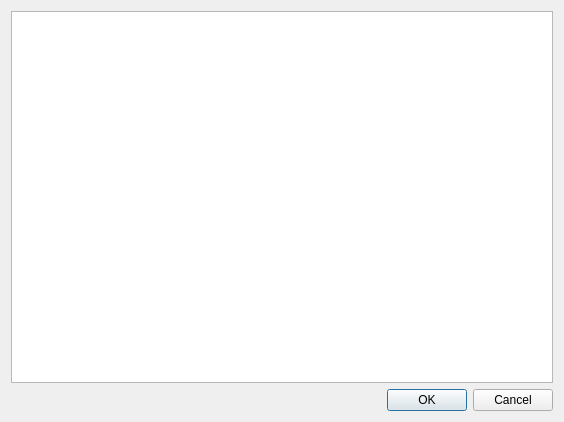
<?xml version="1.0" encoding="UTF-8"?>
<ui version="4.0">
 <class>DialogField</class>
 <widget class="QDialog" name="DialogField">
  <property name="geometry">
   <rect>
    <x>0</x>
    <y>0</y>
    <width>564</width>
    <height>422</height>
   </rect>
  </property>
  <property name="windowTitle">
   <string>Additional</string>
  </property>
  <property name="windowIcon">
   <iconset resource="sources.qrc">
    <normaloff>:/sources/img/logo.svg</normaloff>:/sources/img/logo.svg</iconset>
  </property>
  <property name="styleSheet">
   <string notr="true"/>
  </property>
  <property name="modal">
   <bool>true</bool>
  </property>
  <layout class="QGridLayout" name="gridLayout">
   <item row="0" column="0">
    <widget class="QPlainTextEdit" name="field"/>
   </item>
   <item row="1" column="0">
    <widget class="QDialogButtonBox" name="buttonBox">
     <property name="orientation">
      <enum>Qt::Horizontal</enum>
     </property>
     <property name="standardButtons">
      <set>QDialogButtonBox::Cancel|QDialogButtonBox::Ok</set>
     </property>
    </widget>
   </item>
  </layout>
 </widget>
 <resources>
  <include location="sources.qrc"/>
 </resources>
 <connections>
  <connection>
   <sender>buttonBox</sender>
   <signal>accepted()</signal>
   <receiver>DialogField</receiver>
   <slot>accept()</slot>
   <hints>
    <hint type="sourcelabel">
     <x>248</x>
     <y>254</y>
    </hint>
    <hint type="destinationlabel">
     <x>157</x>
     <y>274</y>
    </hint>
   </hints>
  </connection>
  <connection>
   <sender>buttonBox</sender>
   <signal>rejected()</signal>
   <receiver>DialogField</receiver>
   <slot>reject()</slot>
   <hints>
    <hint type="sourcelabel">
     <x>316</x>
     <y>260</y>
    </hint>
    <hint type="destinationlabel">
     <x>286</x>
     <y>274</y>
    </hint>
   </hints>
  </connection>
 </connections>
</ui>
